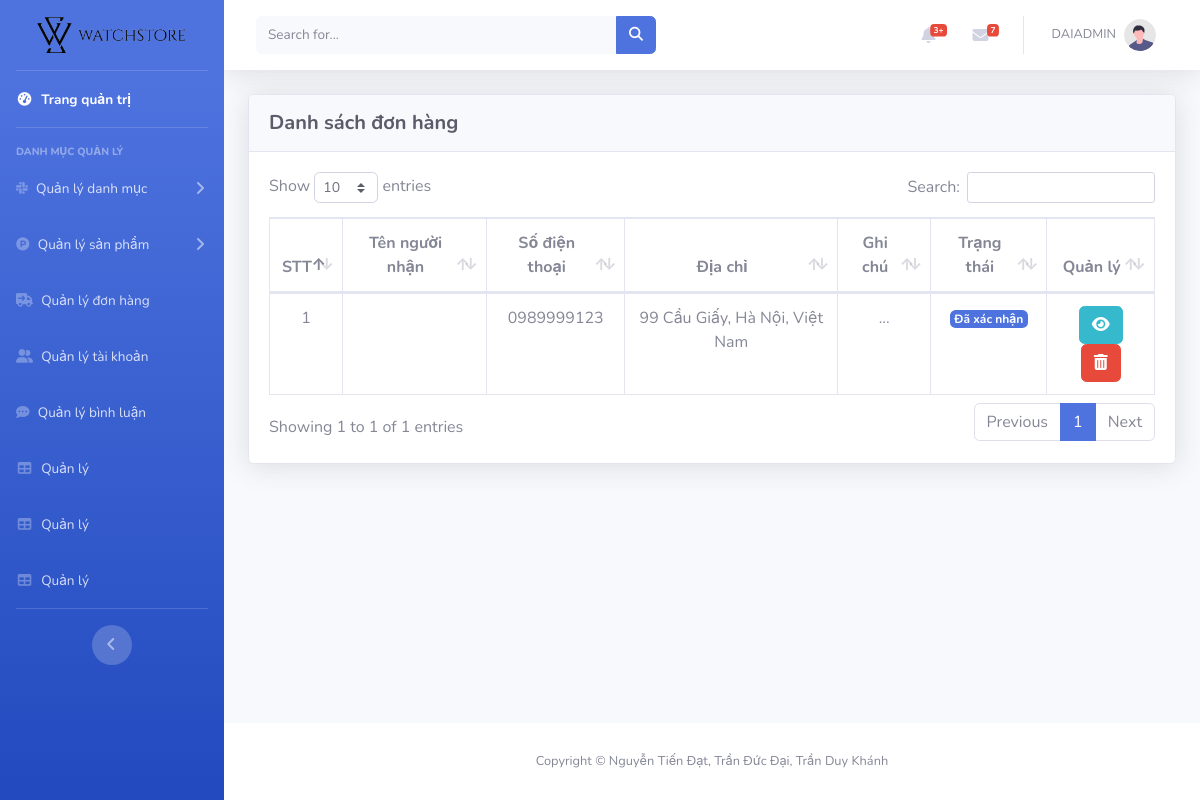
Before: /admin/index.php?act=list_donhang (signed in) with the older database file.
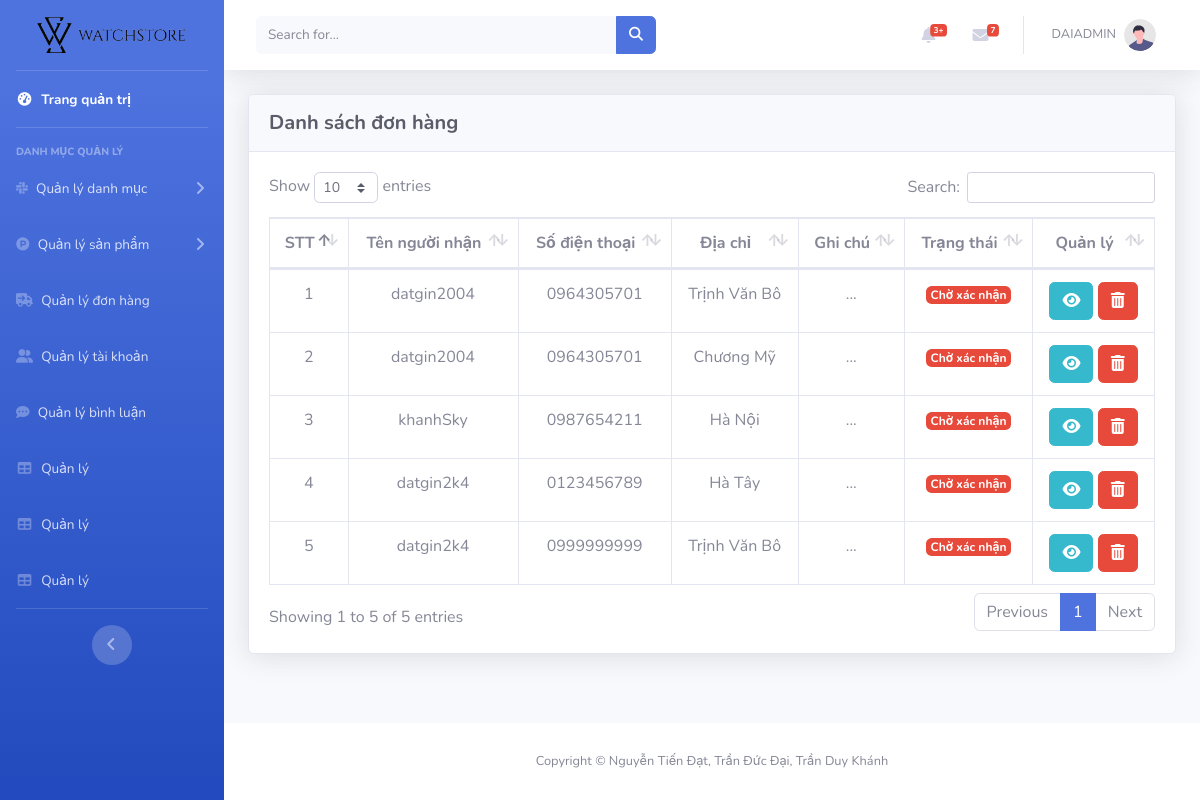
After: the same page with the newer database file.
### tables this page shows
CREATE TABLE `donhang` (
  `id` int(11) NOT NULL,
  `id_user` int(11) NOT NULL,
  `nguoi_nhan` varchar(255) NOT NULL,
  `email` varchar(255) NOT NULL,
  `tel` varchar(255) NOT NULL,
  `address` varchar(255) NOT NULL,
  `ghi_chu` varchar(255) DEFAULT NULL,
  `trangthai` int(11) NOT NULL
);

### model/pdo.php (called while the page is built, shortened)
<?php
function pdo_get_connection()
{
    $servername = "localhost";
    $username = "root";
    $password = "";
    try {
        $conn = new PDO("mysql:host=$servername;dbname=duan1", $username, $password);
        $conn->setAttribute(PDO::ATTR_ERRMODE, PDO::ERRMODE_EXCEPTION);
        return $conn;
    } catch (PDOException $e) {
        echo "Connection failed: " . $e->getMessage();
    }
}
function pdo_query($sql)
{
    $conn = pdo_get_connection();
    $sql = $conn->prepare($sql);
    $sql->execute();
    $kq = $sql->fetchAll(PDO::FETCH_ASSOC);
    return $kq;
}
?>

### model/donhang.php (called while the page is built, shortened)
<?php
function loadall_donhang($iddh = 0)
{
    $sql = "select * from donhang";
    return pdo_query($sql);
}

### admin/donhang/list_donhang.php (the view)
<div class="container-fluid">
    <div class="card shadow mb-4">
        <div class="card-header py-3">
            <h6 class="m-0 h5 text-dark font-weight-bold">Danh sách đơn hàng</h6>
        </div>
        <div class="card-body">
            <div class="table-responsive">
                <table class="table table-bordered text-center" id="dataTable" width="100%" cellspacing="0">
                    <thead>
                        <tr>
                            <th class="fw-bold text-secondary">STT</th>
                            <th class="fw-bold text-secondary">Tên người nhận</th>
                            <th class="fw-bold text-secondary">Số điện thoại</th>
                            <th class="fw-bold text-secondary">Địa chỉ</th>
                            <th class="fw-bold text-secondary">Ghi chú</th>
                            <th class="fw-bold text-secondary">Trạng thái</th>
                            <th class="fw-bold text-secondary">Quản lý</th>
                        </tr>
                    </thead>
                    <tbody>
                        <?php foreach ($list_donhang as $key => $value) { ?>
                            <tr>
                                <td><?= $key + 1?></td>
                                <td><?= $value['nguoi_nhan']?></td>
                                <td><?= $value['tel'] ?></td>
                                <td><?= $value['address'] ?></td>
                                <td>
                                    <?php
                                        if($value['ghi_chu'] != null){
                                            echo $value['ghi_chu'];
                                        }else{
                                            echo '...';
                                        }
                                    ?>
                                </td>
                                <td>
                                    <?php
                                        if($value['trangthai'] == 0){
                                            echo '<span class="badge bg-danger text-white">Chờ xác nhận</span>';
                                        }else if($value['trangthai'] == 1){
                                            echo '<span class="badge bg-primary text-white">Đã xác nhận</span>';
                                        }else if($value['trangthai'] == 2){
                                            echo '<span class="badge bg-warning text-white">Đang giao hàng</span>';
                                        }else{
                                            echo '<span class="badge bg-success text-white">Giao hàng thành công</span>';
                                        }
                                    ?>
                                </td>
                                <td>
                                    <a type="button" class="btn btn-info" href="?act=update_donhang&id=<?= $value['id'] ?>"><i class="fa-solid fa-eye"></i></a>
                                    <a type="button" class="btn btn-danger" href=""><i class="fa-solid fa-trash-can"></i></a>
                                </td>
                            </tr>
                        <?php } ?>
                    </tbody>
                </table>
            </div>
        </div>
    </div>
</div>
</div>

Changed rows visible on the page:
removed donhang: tel "0989999123", address "99 Cầu Giấy, Hà Nội, Việt Nam", trangthai "Đã xác nhận"
added donhang: nguoi_nhan "datgin2004", tel "0964305701", address "Trịnh Văn Bô", trangthai "Chờ xác nhận"
added donhang: nguoi_nhan "datgin2004", tel "0964305701", address "Chương Mỹ", trangthai "Chờ xác nhận"
added donhang: nguoi_nhan "khanhSky", tel "0987654211", address "Hà Nội", trangthai "Chờ xác nhận"
added donhang: nguoi_nhan "datgin2k4", tel "0123456789", address "Hà Tây", trangthai "Chờ xác nhận"
added donhang: nguoi_nhan "datgin2k4", tel "0999999999", address "Trịnh Văn Bô", trangthai "Chờ xác nhận"
Other visible differences:
text written by a page script: "Show entries Search: Showing 1 to 1 of 1 entries Previous 1 Next" → "Show entries Search: Showing 1 to 5 of 5 entries Previous 1 Next"
